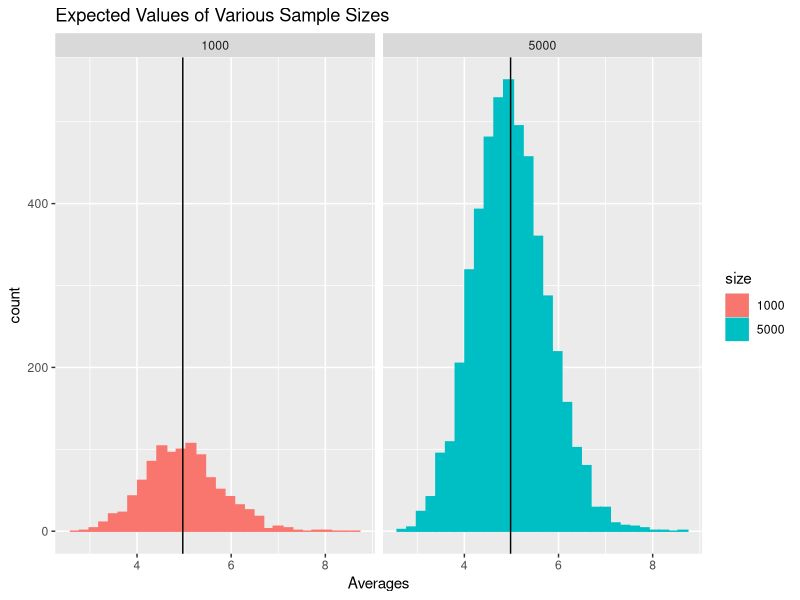
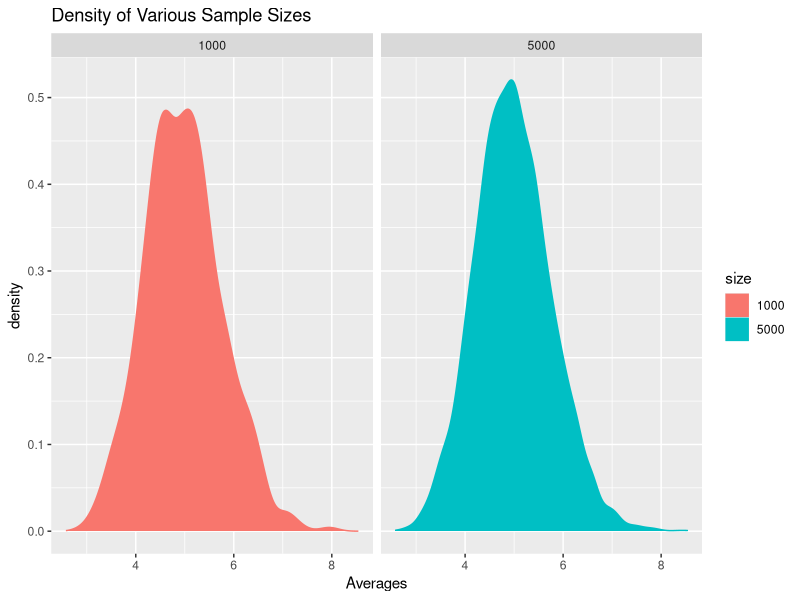
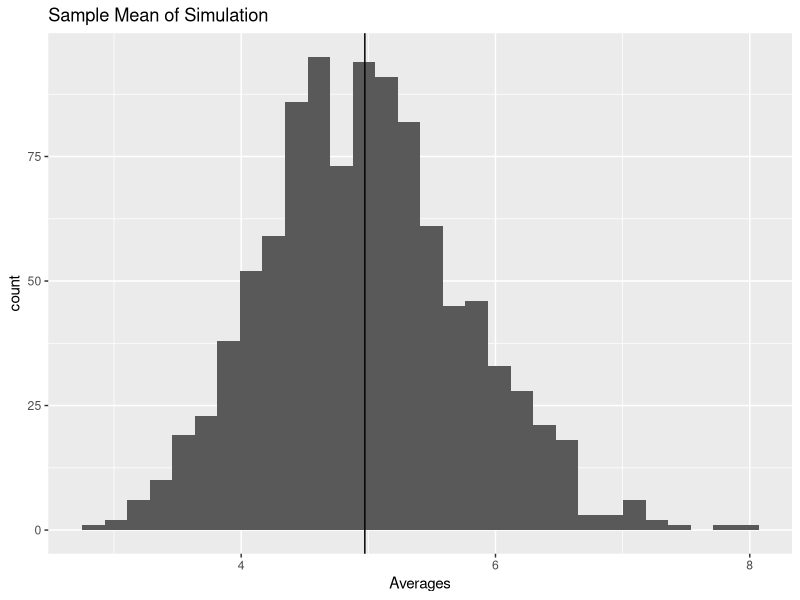

Generate these figures, in order, with R:
## ---- chunk 1

nosims <- 1000
nexps <- 40
rate <- 0.2

# using set.seed so the results can be replicated
set.seed(13)

# 1000 simulations on 40 random exponentials
sims <- replicate(nosims,rexp(nexps,rate))

# storing the clt of those simulations in a data frame
# with the size of the simulations
simsdf <- data.frame(averages = apply(sims,2, mean),
                     size = factor("1000"))

## ---- chunk 2

samplemean <- mean(simsdf$averages)
samplemean

## ---- chunk 3

# simulate 5000 random exponentials
set.seed(13)
sims2 <- replicate(nosims*5,rexp(nexps,rate))

# creating a new data frame and then binding those rows to the original
sampledf <- data.frame(averages=c(
  apply(sims2,2, mean)), 
  size=factor("5000"))
simsdf <- rbind(simsdf,sampledf)

sample2mean <- mean(simsdf$averages[simsdf$size == "5000"])

simsdf$mean[simsdf$size=="1000"] <- samplemean
simsdf$mean[simsdf$size=="5000"] <- sample2mean

library(ggplot2)
# plotting all the distributions with their means
ggplot(simsdf, aes(averages)) + 
  geom_histogram(aes(fill=size, color=size)) +
  geom_vline(aes(xintercept= mean)) +
  ggtitle("Expected Values of Various Sample Sizes")  +
  xlab("Averages") +
  facet_grid(.~size)
## ---- chunk 4

library(dplyr)
# subsetting the original simulation from my data frame
originalsim <- simsdf %>% filter(size=="1000")

samplevariance <- var(originalsim$averages)
samplevariance

## ---- chunk 5

# table of original simulation to find max
table_data <- table(signif(originalsim$averages,1))

# mode of table_data
samplemode <- subset(table_data, table_data==max(table_data))
samplemode <- as.numeric(names(samplemode))

## ---- chunk 6

signif(samplemean,1) == signif(median(originalsim$averages),1) 

signif(samplemean,1) == samplemode

## ---- chunk 7
# plotting all the distributions with their density
ggplot(simsdf, aes(averages)) + 
  geom_density(aes(fill=size, color=size)) +
  ggtitle("Density of Various Sample Sizes")  +
  xlab("Averages") +
  facet_grid(.~size)
## ---- chunk 8

ggplot(originalsim, aes(averages)) + 
  geom_histogram() +
  geom_vline(xintercept= samplemean) +
  ggtitle("Sample Mean of Simulation") +
  xlab("Averages")
